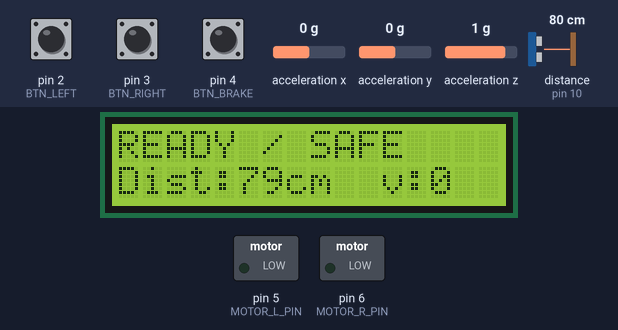
Simulated run of this sketch. Board: Arduino Uno, built with avr-gcc and run on an emulated ATmega328P. Parts: 16×2 character LCD, switched loads named in the sketch (green lamp = pin HIGH). Wiring (inferred from the names in the program): ultrasonic range finder: trigger pin 9; echo pin 10; MPU-6050 motion sensor at I2C address 0x68. Dashed ring = blinking. The inputs (shaded band) are chosen by the test bench; at power-on: distance to the obstacle (sensor on pin 10) 80 cm, pin 4 (BTN_BRAKE) HIGH, pin 2 (BTN_LEFT) HIGH, pin 3 (BTN_RIGHT) HIGH, acceleration x 0 g, acceleration y 0 g, acceleration z 1 g. The echo pulse lasts 58.3 µs per cm; pins used as bus, display or sensor lines are not drawn; what the sketch prints to the serial monitor is not drawn.

Above: at 2.1 s.
2.2 s: distance to the obstacle (sensor on pin 10) set to 12 cm
At 2.34 s:
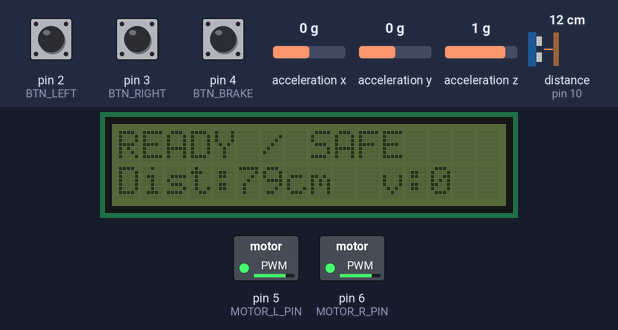
3.9 s: distance to the obstacle (sensor on pin 10) set to 9 cm
At 4.97 s:
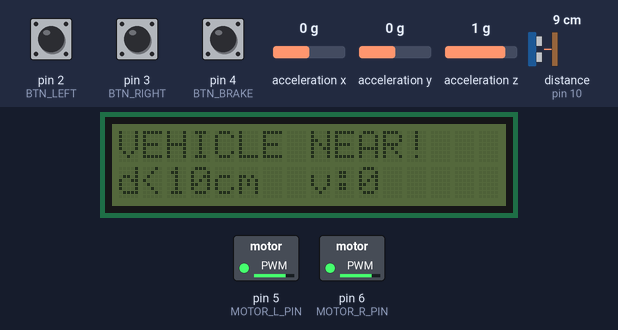
6.4 s: pin 4 (BTN_BRAKE) pulled LOW for 1 s
At 7.5 s:
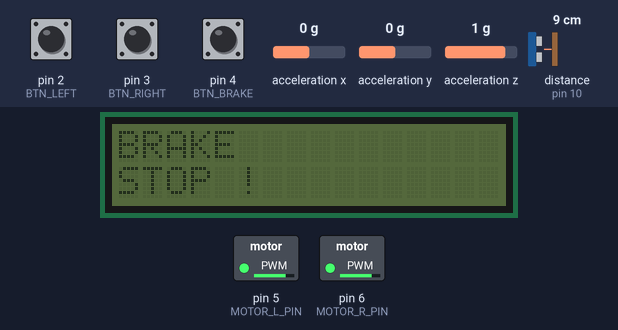
8.0 s: pin 4 (BTN_BRAKE) pulled LOW for 0.15 s
8.7 s: pin 2 (BTN_LEFT) pulled LOW for 0.15 s
9.4 s: pin 4 (BTN_BRAKE) pulled LOW for 3.2 s
At 12.7 s:
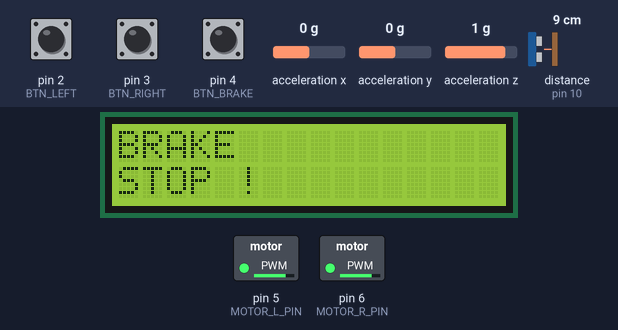
Timing chart, 0 to 14.2 s (numbered marks = the images above; inputs shaded):
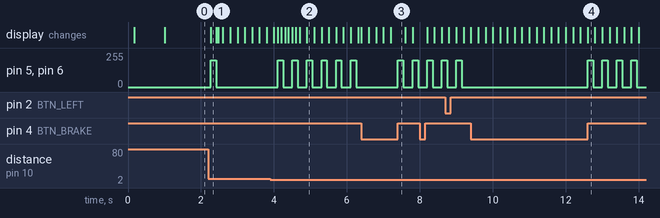

The sketch:

proj.ino
```cpp
#include <Wire.h>
#include <LiquidCrystal_I2C.h>

unsigned long lastLCDUpdate = 0;
const unsigned long LCD_UPDATE_MS = 1000;  // lcd refresh rate

const unsigned long BRAKE_BLINK_MS = 200;
unsigned long lastBlinkBrakeMs = 0;
bool brakeBlinkOn = true;
const uint8_t I2C_ADDR = 0x27;
const int LCD_COLS = 16;
const int LCD_ROWS = 2;

const int TRIG_PIN = 9;                // ultrasonic sensor
const int ECHO_PIN = 10;

const int MOTOR_L_PIN = 5;
const int MOTOR_R_PIN = 6;

const int BTN_LEFT  = 2;               // left
const int BTN_RIGHT = 3;               // right
const int BTN_BRAKE = 4;               // brake

// thresholds
const float DIST_WARN_CM   = 10.0;     // warn distance
const float SPEED_WARN_CMS = 100.0;    // approaching speed

// timing constants
const unsigned long SAMPLE_PERIOD_MS = 100;
const unsigned long BLINK_FAST_MS    = 200;
const unsigned long BLINK_SLOW_MS    = 500;
const unsigned long VIB_PULSE_MS     = 150;
const unsigned long VIB_GAP_MS       = 250;

LiquidCrystal_I2C lcd(I2C_ADDR, LCD_COLS, LCD_ROWS);

uint8_t ARROW_LEFT[8]  = { B00100, B01100, B11111, B01100, B00100, B00000, B00000, B00000 };
uint8_t ARROW_RIGHT[8] = { B00100, B00110, B11111, B00110, B00100, B00000, B00000, B00000 };

enum TurnState { TURN_NONE, TURN_LEFT, TURN_RIGHT, TURN_BRAKE };
TurnState turnState = TURN_NONE;

bool backlightOn = true;
bool warnActive  = false;
bool dangerActive = false;

const unsigned long DEBOUNCE_MS = 30;
bool btnL_last = HIGH, btnR_last = HIGH, btnB_last = HIGH;
unsigned long btnL_lastChange = 0, btnR_lastChange = 0, btnB_lastChange = 0;

// distance and speed variables
float dist_cm = 999.0;
float dist_cm_filtered = 999.0;
float last_dist_cm_filtered = 999.0;
unsigned long lastSampleMs = 0;
unsigned long lastSpeedTs  = 0;
float approach_speed_cms = 0.0;

unsigned long lastBlinkBacklightMs = 0;
unsigned long lastBlinkArrowMs     = 0;
unsigned long lastVibToggleMs      = 0;
bool vibOn = false;


const uint8_t MPU_ADDR = 0x68;
const int BUZZER_PIN = 7;


const float IMPACT_G_THRESHOLD = 2;  // adjustable g value DEPENDING ON WHAT YOU NEED~~
const unsigned long IMPACT_DEBOUNCE_MS = 300;
const unsigned long IMPACT_ALERT_MS    = 2000;
const unsigned long BUZZ_BEEP_MS       = 200;
const unsigned long BUZZ_GAP_MS        = 200;
const unsigned int  BUZZ_FREQ_HZ       = 5000; // buzzer frequency

bool impactActive = false;
unsigned long impactStartMs = 0;
unsigned long lastImpactEvalMs = 0;
unsigned long lastBuzzToggleMs = 0;
bool buzzOn = false;


const float ACC_SENS_LSB_PER_G = 8192.0f;


void mpuWriteReg(uint8_t reg, uint8_t val) {
  Wire.beginTransmission(MPU_ADDR);
  Wire.write(reg);
  Wire.write(val);
  Wire.endTransmission();
}

void mpuReadBytes(uint8_t reg, uint8_t *buf, uint8_t len) {
  Wire.beginTransmission(MPU_ADDR);
  Wire.write(reg);
  Wire.endTransmission(false);
  uint8_t n = Wire.requestFrom((uint8_t)MPU_ADDR, (uint8_t)len, (uint8_t)true);
  for (uint8_t i = 0; i < len && Wire.available(); ++i) {
    buf[i] = Wire.read();
  }
}

bool initMPU6050() {
  Wire.begin();
  delay(50);

  mpuWriteReg(0x6B, 0x00);
  delay(10);
  mpuWriteReg(0x1C, 0x10);
  delay(10);
  uint8_t id=0; mpuReadBytes(0x75, &id, 1);
  return (id == 0x68);
}

// reading g value
void readAccelG(float &ax_g, float &ay_g, float &az_g) {
  uint8_t raw[6];
  mpuReadBytes(0x3B, raw, 6); // ACCELEROMETER
  int16_t ax = (int16_t)((raw[0] << 8) | raw[1]);
  int16_t ay = (int16_t)((raw[2] << 8) | raw[3]);
  int16_t az = (int16_t)((raw[4] << 8) | raw[5]);
  ax_g = ax / ACC_SENS_LSB_PER_G;
  ay_g = ay / ACC_SENS_LSB_PER_G;
  az_g = az / ACC_SENS_LSB_PER_G;
}
void showImpact(float g_excess) {
  lcd.clear();
  lcd.setCursor(0,0); lcd.print("IMPACT! ALERT");
  lcd.setCursor(0,1); lcd.print("|a|-1g:");
  lcd.print(g_excess, 1);
  lcd.print("g");
}

float readDistanceCM() {
  digitalWrite(TRIG_PIN, LOW);
  delayMicroseconds(2);
  digitalWrite(TRIG_PIN, HIGH);
  delayMicroseconds(10);
  digitalWrite(TRIG_PIN, LOW);

  unsigned long duration = pulseIn(ECHO_PIN, HIGH, 10000UL);
  if (duration == 0) return NAN;
  return (duration * 0.0343f) / 2.0f;
}

void setVibration(bool on, uint8_t duty = 200) {
  vibOn = on;
  analogWrite(MOTOR_L_PIN, on ? duty : 0);
  analogWrite(MOTOR_R_PIN, on ? duty : 0);
}

void lcdBacklight(bool on) {
  backlightOn = on;
  if (on) lcd.backlight();
  else    lcd.noBacklight();
}

bool debounceRead(int pin, bool &lastState, unsigned long &lastChange) {
  bool reading = digitalRead(pin);
  unsigned long now = millis();
  if (reading != lastState && (now - lastChange) > DEBOUNCE_MS) {
    lastState = reading;
    lastChange = now;
    return true;
  }
  return false;
}

void showIdleSafe() {
  lcd.clear();
  lcd.setCursor(0,0); lcd.print("READY / SAFE");
  lcd.setCursor(0,1);
  lcd.print("Dist:");
  if (isnan(dist_cm)) lcd.print("--");
  else lcd.print((int)dist_cm);
  lcd.print("cm  v:");
  lcd.print((int)approach_speed_cms);
}

void showWarning() {
  lcd.clear();
  lcd.setCursor(0,0); lcd.print("VEHICLE NEAR!");
  lcd.setCursor(0,1);
  lcd.print("d<"); lcd.print((int)DIST_WARN_CM);
  lcd.print("cm  v:"); lcd.print((int)approach_speed_cms);
}

void showTurnLeft(bool arrowOn) {
  lcd.clear();
  lcd.setCursor(0,0); lcd.print("LEFT  ");
  if (arrowOn) { lcd.setCursor(7,0); lcd.write(byte(0)); }
  lcd.setCursor(0,1); lcd.print("<---- TURN");
}

void showTurnRight(bool arrowOn) {
  lcd.clear();
  lcd.setCursor(0,0); lcd.print("RIGHT ");
  if (arrowOn) { lcd.setCursor(7,0); lcd.write(byte(1)); }
  lcd.setCursor(0,1); lcd.print("TURN ---->");
}

void showBrake() {
  lcd.clear();
  lcd.setCursor(0,0); lcd.print("BRAKE");
  lcd.setCursor(0,1); lcd.print("STOP !");
}

void setup() {
  pinMode(TRIG_PIN, OUTPUT);
  pinMode(ECHO_PIN, INPUT);

  pinMode(MOTOR_L_PIN, OUTPUT);
  pinMode(MOTOR_R_PIN, OUTPUT);

  pinMode(BTN_LEFT,  INPUT_PULLUP);
  pinMode(BTN_RIGHT, INPUT_PULLUP);
  pinMode(BTN_BRAKE, INPUT_PULLUP);

  // impact and buzzer
  pinMode(BUZZER_PIN, OUTPUT);
  noTone(BUZZER_PIN);
  bool imu_ok = initMPU6050();

  lcd.init();
  lcdBacklight(true);
  lcd.createChar(0, ARROW_LEFT);
  lcd.createChar(1, ARROW_RIGHT);

  Serial.begin(115200);
  Serial.println("Smart Helmet Booting...");
  if (imu_ok) Serial.println("MPU6050 init OK");
  else        Serial.println("MPU6050 init FAIL (check wiring/address)");

  lcd.clear();
  lcd.setCursor(0,0); lcd.print("Smart Helmet");
  lcd.setCursor(0,1); lcd.print("Init...");
  delay(800);
}

void loop() {
  unsigned long now = millis();

  static unsigned long lastLCDUpdate = 0;
  const unsigned long LCD_UPDATE_MS = 200;
  bool lcdUpdateDue = (now - lastLCDUpdate >= LCD_UPDATE_MS);
  if (lcdUpdateDue) {
    lastLCDUpdate = now;
  }

  if (debounceRead(BTN_LEFT,  btnL_last, btnL_lastChange)) {
    if (btnL_last == LOW) turnState = TURN_LEFT;
    else if (turnState == TURN_LEFT) turnState = TURN_NONE;
  }
  if (debounceRead(BTN_RIGHT, btnR_last, btnR_lastChange)) {
    if (btnR_last == LOW) turnState = TURN_RIGHT;
    else if (turnState == TURN_RIGHT) turnState = TURN_NONE;
  }
  if (debounceRead(BTN_BRAKE, btnB_last, btnB_lastChange)) {
    if (btnB_last == LOW) turnState = TURN_BRAKE;
    else if (turnState == TURN_BRAKE) turnState = TURN_NONE;
  }

  if (now - lastSampleMs >= SAMPLE_PERIOD_MS) {
    lastSampleMs = now;

    float d = readDistanceCM();
    if (!isnan(d) && d < 600.0) {
      const float alpha = 0.3f;
      if (isnan(dist_cm_filtered) || dist_cm_filtered > 900.0) {
        dist_cm_filtered = d;
        last_dist_cm_filtered = d;
        lastSpeedTs = now;
      } else {
        last_dist_cm_filtered = dist_cm_filtered;
        dist_cm_filtered = alpha * d + (1.0f - alpha) * dist_cm_filtered;

        unsigned long dt = now - lastSpeedTs;
        if (dt > 0) {
          float delta = last_dist_cm_filtered - dist_cm_filtered;
          approach_speed_cms = (delta * 1000.0f) / (float)dt;
        }
        lastSpeedTs = now;
      }
      dist_cm = d;
    }

    bool distWarn  = (!isnan(dist_cm_filtered) && dist_cm_filtered <= DIST_WARN_CM);
    bool speedWarn = (approach_speed_cms >= SPEED_WARN_CMS);
    warnActive  = (distWarn || speedWarn);
    dangerActive = warnActive;
  }

  // buzzer and impact

  if (now - lastImpactEvalMs >= SAMPLE_PERIOD_MS) {
    lastImpactEvalMs = now;
    float ax, ay, az;
    readAccelG(ax, ay, az);
    float a_mag = sqrt(ax*ax + ay*ay + az*az);
    float g_excess = (a_mag > 1.0f) ? (a_mag - 1.0f) : 0.0f; //g value

    static unsigned long lastImpactTime = 0;
    if (g_excess >= IMPACT_G_THRESHOLD &&
        (now - lastImpactTime) > IMPACT_DEBOUNCE_MS) {
      impactActive = true;
      impactStartMs = now;
      lastImpactTime = now;
      buzzOn = true;
      tone(BUZZER_PIN, BUZZ_FREQ_HZ);
      lastBuzzToggleMs = now;
      if (!backlightOn) lcdBacklight(true);
      Serial.print("IMPACT DETECTED: g_excess=");
      Serial.println(g_excess, 2);
    }

    // timeout
    if (impactActive && (now - impactStartMs >= IMPACT_ALERT_MS)) {
      impactActive = false;
      buzzOn = false;
      noTone(BUZZER_PIN);
      setVibration(false);
    }


    static float last_g_excess = 0.0f;
    last_g_excess = g_excess;
  }


  if (impactActive) {
    if (now - lastBlinkBacklightMs >= BLINK_FAST_MS) {
      lastBlinkBacklightMs = now;
      lcdBacklight(!backlightOn);
    }
    unsigned long interval = buzzOn ? BUZZ_BEEP_MS : BUZZ_GAP_MS;
    if (now - lastBuzzToggleMs >= interval) {
      lastBuzzToggleMs = now;
      buzzOn = !buzzOn;
      if (buzzOn) tone(BUZZER_PIN, BUZZ_FREQ_HZ);
      else        noTone(BUZZER_PIN);
    }

    if (lcdUpdateDue) {

      float ax, ay, az; readAccelG(ax, ay, az);
      float g_excess = max(0.0f, sqrt(ax*ax + ay*ay + az*az) - 1.0f);
      showImpact(g_excess);
    }
  }
  else if (turnState == TURN_BRAKE) {
    if (now - lastBlinkBrakeMs >= BRAKE_BLINK_MS) {
      lastBlinkBrakeMs = now;
      brakeBlinkOn = !brakeBlinkOn;
      lcdBacklight(brakeBlinkOn);
    }
    if (lcdUpdateDue) showBrake();
    setVibration(false);
    noTone(BUZZER_PIN);
    buzzOn = false;

  } else {
    if (warnActive) {
      if (now - lastBlinkBacklightMs >= BLINK_FAST_MS) {
        lastBlinkBacklightMs = now;
        lcdBacklight(!backlightOn);
      }
      if (lcdUpdateDue) showWarning();

      if (now - lastVibToggleMs >= (vibOn ? VIB_PULSE_MS : VIB_GAP_MS)) {
        lastVibToggleMs = now;
        setVibration(!vibOn);
      }

      // make sure buzzeron=false
      noTone(BUZZER_PIN);
      buzzOn = false;

    } else {
      if (!backlightOn) lcdBacklight(true);
      setVibration(false);

      static bool arrowBlinkOn = true;
      if (now - lastBlinkArrowMs >= BLINK_SLOW_MS) {
        lastBlinkArrowMs = now;
        arrowBlinkOn = !arrowBlinkOn;
      }

      if (lcdUpdateDue) {
        if (turnState == TURN_LEFT)      showTurnLeft(arrowBlinkOn);
        else if (turnState == TURN_RIGHT) showTurnRight(arrowBlinkOn);
        else                              showIdleSafe();
      }

      noTone(BUZZER_PIN);
      buzzOn = false;
    }
  }


  static unsigned long lastLog = 0;
  if (now - lastLog >= 250) {
    lastLog = now;
    Serial.print("dist_raw(cm)="); Serial.print(dist_cm);
    Serial.print(", dist_f(cm)=");  Serial.print(dist_cm_filtered);
    Serial.print(", closing(cm/s)="); Serial.print(approach_speed_cms);
    Serial.print(", warn=");        Serial.print(warnActive);
    Serial.print(", turnState=");   Serial.print((int)turnState);
    float ax, ay, az; readAccelG(ax, ay, az);
    float a_mag = sqrt(ax*ax + ay*ay + az*az);
    Serial.print(", |a|(g)="); Serial.print(a_mag, 2);
    Serial.print(", impact="); Serial.println(impactActive);
  }
}
```

Measured:
- the behaviour switches between 11 and 10 cm on distance to the obstacle (sensor on pin 10) (found by bisection; images 1 and 2)
- after the input at 2.2 s, pin 5 (MOTOR_L_PIN), pin 6 (MOTOR_R_PIN): 0/255 → 200/255 after 0.08 s, → 0/255 0.15 s later; the display: changes after 0.08 s (image 1)
- after the input at 3.9 s, pin 5 (MOTOR_L_PIN), pin 6 (MOTOR_R_PIN): alternates 200/255 for 0.15 s and 0/255 for 0.25 s, starting after 0.20 s
- after the input at 9.4 s, the display: first changes after 0.20 s (image 4 shows a later state)
